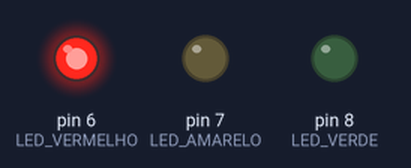
Simulated run of this sketch. Board: Arduino Uno, built with avr-gcc and run on an emulated ATmega328P. On the bench: output pins drawn as LEDs (lit = HIGH).

Above: at 0.5 s.
At 1.5 s:
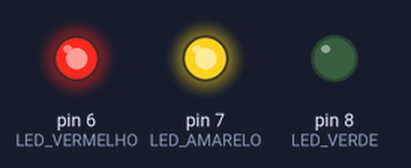
At 2.5 s:
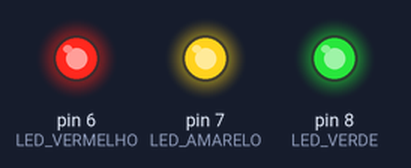
At 3.5 s:
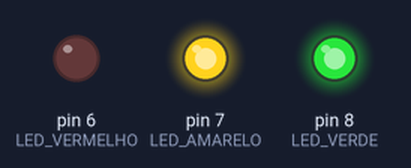
At 4.5 s:
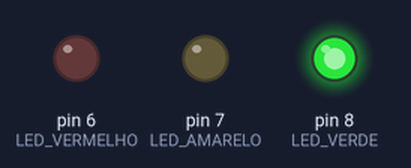
At 5.5 s:
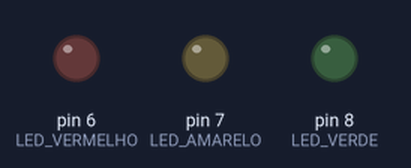
Timing chart, 0 to 7.8 s (numbered marks = the images above):
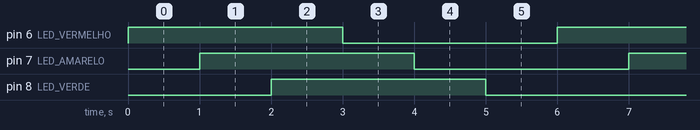

Measured:
- by itself, pin 6 (LED_VERMELHO), pin 7 (LED_AMARELO), pin 8 (LED_VERDE): alternates HIGH for 3.0 s and LOW for 3.0 s
- by itself, everything shown: repeats every 6.0 s, in 6 steps

The sketch:

ex02.ino
```cpp
// Faça um programa que acenda os LEDs vermelho, amarelo e verde, nesta ordem, por 1 segundo cada um e depois apague-os na mesma ordem, também por 1 segundo cada um

// Definindo variáveis para facilitar a leitura do código
int LED_VERDE = 8, LED_AMARELO = 7, LED_VERMELHO = 6;

void setup()
{
  // Preparação dos modos dos pinos
  pinMode(LED_VERMELHO, OUTPUT);
  pinMode(LED_AMARELO, OUTPUT);
  pinMode(LED_VERDE, OUTPUT);

  // Inicialização dos pinos desligados
  digitalWrite(LED_VERDE, LOW);
  digitalWrite(LED_AMARELO, LOW);
  digitalWrite(LED_VERMELHO, LOW);
}

void loop()
{
  digitalWrite(LED_VERMELHO, HIGH);
  delay(1000);
  digitalWrite(LED_AMARELO, HIGH);
  delay(1000);
  digitalWrite(LED_VERDE, HIGH);
  delay(1000);
  digitalWrite(LED_VERMELHO, LOW);
  delay(1000);
  digitalWrite(LED_AMARELO, LOW);
  delay(1000);
  digitalWrite(LED_VERDE, LOW);
  delay(1000);
}
```
